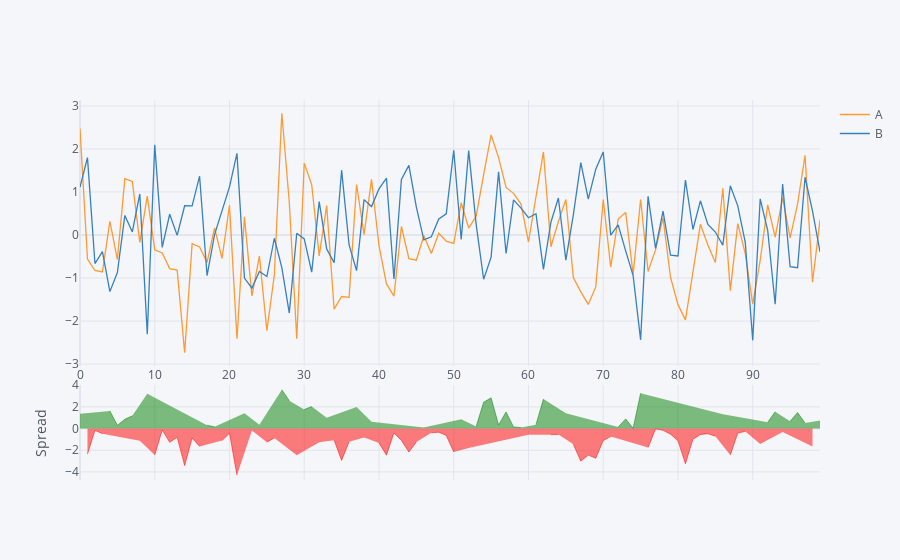

The notebook cell this image was saved under:
### Markdown cell above
### Spread

### Code cell
df[['A', 'B']].iplot(kind='spread')

### Figure 1 — Plotly figure (JSON) as saved in the notebook; plotly's stock layout.template omitted (floating-point values rounded to 4 significant figures)
{"data": [{"line": {"color": "rgba(255, 153, 51, 1.0)", "dash": "solid", "shape": "linear", "width": 1.3}, "mode": "lines", "name": "A", "text": "", "type": "scatter", "x": [0, 1, 2, 3, 4, 5, 6, 7, 8, 9, 10, 11, 12, 13, 14, 15, 16, 17, 18, 19, 20, 21, 22, 23, 24, 25, 26, 27, 28, 29, 30, 31, 32, 33, 34, 35, 36, 37, 38, 39, 40, 41, 42, 43, 44, 45, 46, 47, 48, 49, 50, 51, 52, 53, 54, 55, 56, 57, 58, 59, 60, 61, 62, 63, 64, 65, 66, 67, 68, 69, 70, 71, 72, 73, 74, 75, 76, 77, 78, 79, 80, 81, 82, 83, 84, 85, 86, 87, 88, 89, 90, 91, 92, 93, 94, 95, 96, 97, 98, 99], "y": [2.473, -0.5593, -0.8254, -0.8569, 0.3146, -0.5707, 1.312, 1.247, -0.172, 0.9052, -0.3441, -0.4181, -0.782, -0.817, -2.736, -0.2029, -0.277, -0.6363, 0.1679, -0.5464, 0.6924, -2.412, 0.4206, -1.415, -0.4908, -2.224, -0.9342, 2.829, 0.754, -2.41, 1.67, 1.167, -0.4862, 0.6825, -1.725, -1.429, -1.45, 1.174, 0.006598, 1.292, -0.2496, -1.138, -1.42, 0.1972, -0.549, -0.5845, -0.01642, -0.4297, 0.03945, -0.1414, -0.1931, 0.7524, 0.1585, 0.4366, 1.404, 2.326, 1.799, 1.105, 0.9681, 0.72, -0.1627, 0.8513, 1.931, -0.2728, 0.3132, 0.826, -0.9864, -1.322, -1.614, -1.207, 0.8247, -0.7451, 0.3724, 0.5251, -0.9163, 0.824, -0.8472, -0.3405, 0.3967, -0.9826, -1.619, -1.973, -0.8599, 0.2479, -0.2318, -0.6377, 1.085, -1.294, 0.2641, -0.4341, -1.605, -0.5872, 0.6983, -0.05003, 0.8706, -0.06641, 0.722, 1.852, -1.097, 0.352]}, {"line": {"color": "rgba(55, 128, 191, 1.0)", "dash": "solid", "shape": "linear", "width": 1.3}, "mode": "lines", "name": "B", "text": "", "type": "scatter", "x": [0, 1, 2, 3, 4, 5, 6, 7, 8, 9, 10, 11, 12, 13, 14, 15, 16, 17, 18, 19, 20, 21, 22, 23, 24, 25, 26, 27, 28, 29, 30, 31, 32, 33, 34, 35, 36, 37, 38, 39, 40, 41, 42, 43, 44, 45, 46, 47, 48, 49, 50, 51, 52, 53, 54, 55, 56, 57, 58, 59, 60, 61, 62, 63, 64, 65, 66, 67, 68, 69, 70, 71, 72, 73, 74, 75, 76, 77, 78, 79, 80, 81, 82, 83, 84, 85, 86, 87, 88, 89, 90, 91, 92, 93, 94, 95, 96, 97, 98, 99], "y": [1.111, 1.799, -0.663, -0.3864, -1.316, -0.8708, 0.4555, 0.07073, 0.9532, -2.305, 2.095, -0.2867, 0.4821, -0.008159, 0.6805, 0.6765, 1.366, -0.9467, 0.009952, 0.5601, 1.119, 1.897, -1.001, -1.234, -0.8491, -0.9652, -0.07543, -0.7559, -1.813, 0.04174, -0.08977, -0.8618, 0.7768, -0.3235, -0.6464, 1.507, -0.2318, -0.8295, 0.8228, 0.6609, 1.072, 1.32, -1.021, 1.292, 1.618, 0.6482, -0.1124, -0.042, 0.3717, 0.4933, 1.97, -0.1053, 1.962, 0.2471, -1.029, -0.5141, 1.466, -0.4307, 0.8174, 0.6262, 0.4011, 0.4933, -0.7978, 0.2973, 0.8608, -0.5854, 0.4704, 1.684, 0.8357, 1.531, 1.931, -0.005411, 0.2344, -0.3688, -0.9441, -2.436, 0.8982, -0.3117, 0.5565, -0.4669, -0.4866, 1.278, 0.1275, 0.7949, 0.244, 0.06897, -0.2364, 1.144, 0.6772, -0.1701, -2.448, 0.842, 0.11, -1.609, 1.182, -0.738, -0.7588, 1.343, 0.5561, -0.391]}, {"connectgaps": false, "fill": "tozeroy", "line": {"color": "green", "dash": "solid", "shape": "linear", "width": 0.5}, "mode": "lines", "name": "Spread", "showlegend": false, "type": "scatter", "x": [0, 1, 2, 3, 4, 5, 6, 7, 8, 9, 10, 11, 12, 13, 14, 15, 16, 17, 18, 19, 20, 21, 22, 23, 24, 25, 26, 27, 28, 29, 30, 31, 32, 33, 34, 35, 36, 37, 38, 39, 40, 41, 42, 43, 44, 45, 46, 47, 48, 49, 50, 51, 52, 53, 54, 55, 56, 57, 58, 59, 60, 61, 62, 63, 64, 65, 66, 67, 68, 69, 70, 71, 72, 73, 74, 75, 76, 77, 78, 79, 80, 81, 82, 83, 84, 85, 86, 87, 88, 89, 90, 91, 92, 93, 94, 95, 96, 97, 98, 99], "xaxis": "x2", "y": [1.362, "", "", "", 1.631, 0.3001, 0.8561, 1.176, "", 3.21, "", "", "", "", "", "", "", 0.3104, 0.158, "", "", "", 1.421, "", 0.3583, "", "", 3.585, 2.567, "", 1.76, 2.028, "", 1.006, "", "", "", 2.003, "", 0.6309, "", "", "", "", "", "", 0.09602, "", "", "", "", 0.8577, "", 0.1894, 2.433, 2.84, 0.3331, 1.535, 0.1507, 0.09378, "", 0.358, 2.729, "", "", 1.411, "", "", "", "", "", "", 0.1379, 0.8939, 0.02782, 3.26, "", "", "", "", "", "", "", "", "", "", 1.322, "", "", "", 0.8434, "", 0.5883, 1.558, "", 0.6716, 1.481, 0.5097, "", 0.743], "yaxis": "y2"}, {"connectgaps": false, "fill": "tozeroy", "line": {"color": "red", "dash": "solid", "shape": "linear", "width": 0.5}, "mode": "lines", "name": "Spread", "showlegend": false, "type": "scatter", "x": [0, 1, 2, 3, 4, 5, 6, 7, 8, 9, 10, 11, 12, 13, 14, 15, 16, 17, 18, 19, 20, 21, 22, 23, 24, 25, 26, 27, 28, 29, 30, 31, 32, 33, 34, 35, 36, 37, 38, 39, 40, 41, 42, 43, 44, 45, 46, 47, 48, 49, 50, 51, 52, 53, 54, 55, 56, 57, 58, 59, 60, 61, 62, 63, 64, 65, 66, 67, 68, 69, 70, 71, 72, 73, 74, 75, 76, 77, 78, 79, 80, 81, 82, 83, 84, 85, 86, 87, 88, 89, 90, 91, 92, 93, 94, 95, 96, 97, 98, 99], "xaxis": "x2", "y": ["", -2.358, -0.1624, -0.4706, "", "", "", "", -1.125, "", -2.439, -0.1314, -1.264, -0.8089, -3.416, -0.8794, -1.643, "", "", -1.106, -0.4265, -4.308, "", -0.1808, "", -1.259, -0.8588, "", "", -2.452, "", "", -1.263, "", -1.078, -2.936, -1.218, "", -0.8162, "", -1.322, -2.458, -0.3999, -1.095, -2.167, -1.233, "", -0.3877, -0.3322, -0.6347, -2.163, "", -1.803, "", "", "", "", "", "", "", -0.5638, "", "", -0.5701, -0.5477, "", -1.457, -3.006, -2.449, -2.738, -1.107, -0.7397, "", "", "", "", -1.745, -0.02875, -0.1598, -0.5157, -1.132, -3.251, -0.9874, -0.547, -0.4759, -0.7067, "", -2.438, -0.4131, -0.264, "", -1.429, "", "", -0.3116, "", "", "", -1.654, ""], "yaxis": "y2"}], "layout": {"hovermode": "x", "legend": {"bgcolor": "#F5F6F9", "font": {"color": "#4D5663"}}, "paper_bgcolor": "#F5F6F9", "plot_bgcolor": "#F5F6F9", "title": {"font": {"color": "#4D5663"}}, "xaxis": {"gridcolor": "#E1E5ED", "showgrid": true, "tickfont": {"color": "#4D5663"}, "title": {"font": {"color": "#4D5663"}, "text": ""}, "zerolinecolor": "#E1E5ED"}, "xaxis2": {"anchor": "y2", "gridcolor": "#E1E5ED", "showgrid": true, "showticklabels": false, "tickfont": {"color": "#4D5663"}, "title": {"font": {"color": "#4D5663"}, "text": ""}, "zerolinecolor": "#E1E5ED"}, "yaxis": {"domain": [0.3, 1], "gridcolor": "#E1E5ED", "showgrid": true, "tickfont": {"color": "#4D5663"}, "title": {"font": {"color": "#4D5663"}, "text": ""}, "zerolinecolor": "#E1E5ED"}, "yaxis2": {"domain": [0, 0.25], "gridcolor": "#E1E5ED", "showgrid": true, "tickfont": {"color": "#4D5663"}, "title": {"font": {"color": "#4D5663"}, "text": "Spread"}, "zerolinecolor": "#E1E5ED"}}}
